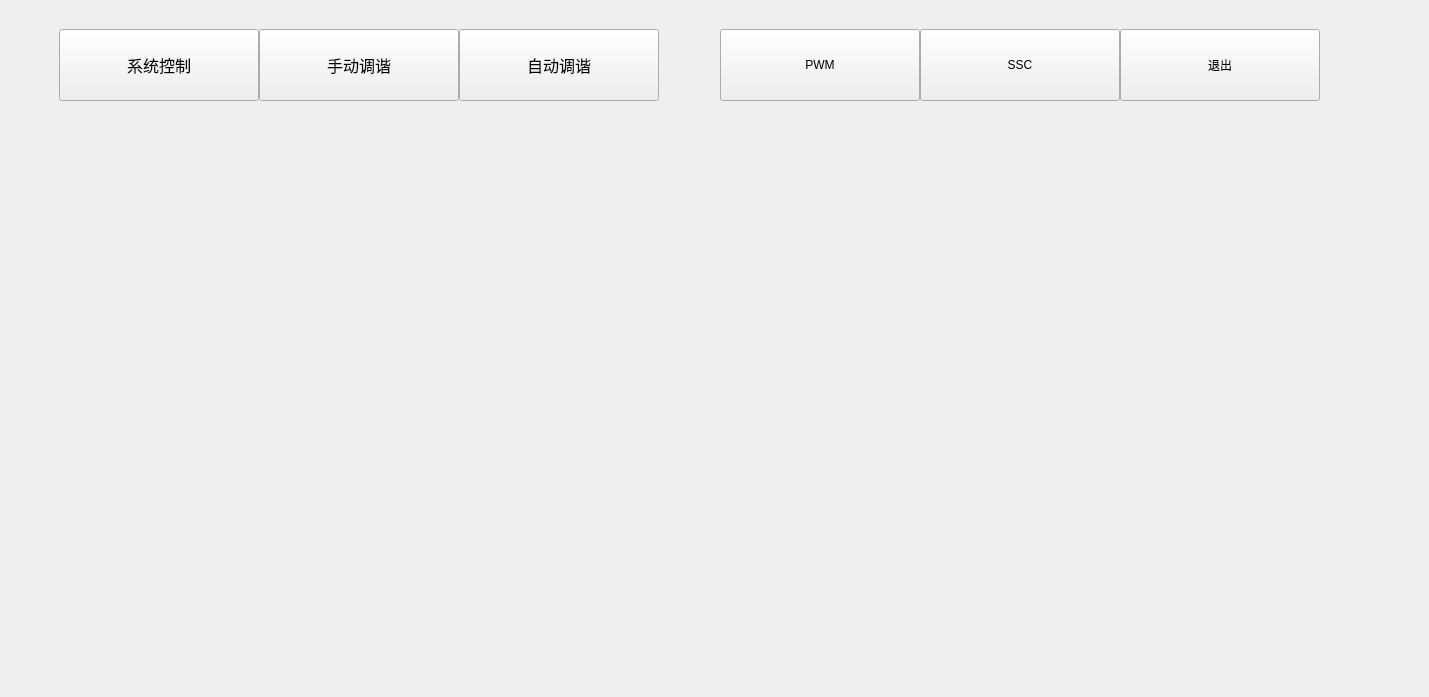
<?xml version="1.0" encoding="UTF-8"?>
<ui version="4.0">
 <class>sSystem</class>
 <widget class="QWidget" name="sSystem">
  <property name="geometry">
   <rect>
    <x>0</x>
    <y>0</y>
    <width>1429</width>
    <height>697</height>
   </rect>
  </property>
  <property name="windowTitle">
   <string>Form</string>
  </property>
  <layout class="QVBoxLayout" name="verticalLayout">
   <property name="spacing">
    <number>10</number>
   </property>
   <property name="leftMargin">
    <number>50</number>
   </property>
   <property name="topMargin">
    <number>20</number>
   </property>
   <property name="rightMargin">
    <number>100</number>
   </property>
   <property name="bottomMargin">
    <number>10</number>
   </property>
   <item>
    <widget class="QWidget" name="btnWidget" native="true">
     <property name="minimumSize">
      <size>
       <width>0</width>
       <height>60</height>
      </size>
     </property>
     <property name="maximumSize">
      <size>
       <width>16777215</width>
       <height>90</height>
      </size>
     </property>
     <layout class="QHBoxLayout" name="horizontalLayout">
      <property name="spacing">
       <number>0</number>
      </property>
      <item>
       <widget class="QPushButton" name="UI_PB_CONTROL">
        <property name="sizePolicy">
         <sizepolicy hsizetype="Minimum" vsizetype="Expanding">
          <horstretch>0</horstretch>
          <verstretch>0</verstretch>
         </sizepolicy>
        </property>
        <property name="minimumSize">
         <size>
          <width>200</width>
          <height>0</height>
         </size>
        </property>
        <property name="maximumSize">
         <size>
          <width>200</width>
          <height>16777215</height>
         </size>
        </property>
        <property name="font">
         <font>
          <pointsize>12</pointsize>
         </font>
        </property>
        <property name="text">
         <string>系统控制</string>
        </property>
       </widget>
      </item>
      <item>
       <widget class="QPushButton" name="UI_PB_MANUAL">
        <property name="sizePolicy">
         <sizepolicy hsizetype="Minimum" vsizetype="Expanding">
          <horstretch>0</horstretch>
          <verstretch>0</verstretch>
         </sizepolicy>
        </property>
        <property name="minimumSize">
         <size>
          <width>200</width>
          <height>0</height>
         </size>
        </property>
        <property name="maximumSize">
         <size>
          <width>200</width>
          <height>16777215</height>
         </size>
        </property>
        <property name="font">
         <font>
          <pointsize>12</pointsize>
         </font>
        </property>
        <property name="text">
         <string>手动调谐</string>
        </property>
       </widget>
      </item>
      <item>
       <widget class="QPushButton" name="UI_PB_AUTO">
        <property name="sizePolicy">
         <sizepolicy hsizetype="Minimum" vsizetype="Expanding">
          <horstretch>0</horstretch>
          <verstretch>0</verstretch>
         </sizepolicy>
        </property>
        <property name="minimumSize">
         <size>
          <width>200</width>
          <height>0</height>
         </size>
        </property>
        <property name="maximumSize">
         <size>
          <width>200</width>
          <height>16777215</height>
         </size>
        </property>
        <property name="font">
         <font>
          <pointsize>12</pointsize>
         </font>
        </property>
        <property name="text">
         <string>自动调谐</string>
        </property>
       </widget>
      </item>
      <item>
       <spacer name="horizontalSpacer">
        <property name="orientation">
         <enum>Qt::Horizontal</enum>
        </property>
        <property name="sizeHint" stdset="0">
         <size>
          <width>40</width>
          <height>20</height>
         </size>
        </property>
       </spacer>
      </item>
      <item>
       <widget class="QPushButton" name="UI_PB_SHOW_PWM">
        <property name="sizePolicy">
         <sizepolicy hsizetype="Minimum" vsizetype="Expanding">
          <horstretch>0</horstretch>
          <verstretch>0</verstretch>
         </sizepolicy>
        </property>
        <property name="minimumSize">
         <size>
          <width>200</width>
          <height>0</height>
         </size>
        </property>
        <property name="maximumSize">
         <size>
          <width>200</width>
          <height>16777215</height>
         </size>
        </property>
        <property name="text">
         <string>PWM</string>
        </property>
       </widget>
      </item>
      <item>
       <widget class="QPushButton" name="UI_PB_SHOW_SSC">
        <property name="sizePolicy">
         <sizepolicy hsizetype="Minimum" vsizetype="Expanding">
          <horstretch>0</horstretch>
          <verstretch>0</verstretch>
         </sizepolicy>
        </property>
        <property name="minimumSize">
         <size>
          <width>200</width>
          <height>0</height>
         </size>
        </property>
        <property name="maximumSize">
         <size>
          <width>200</width>
          <height>16777215</height>
         </size>
        </property>
        <property name="text">
         <string>SSC</string>
        </property>
       </widget>
      </item>
      <item>
       <widget class="QPushButton" name="UI_PB_QUIT">
        <property name="sizePolicy">
         <sizepolicy hsizetype="Minimum" vsizetype="Expanding">
          <horstretch>0</horstretch>
          <verstretch>0</verstretch>
         </sizepolicy>
        </property>
        <property name="minimumSize">
         <size>
          <width>200</width>
          <height>0</height>
         </size>
        </property>
        <property name="maximumSize">
         <size>
          <width>200</width>
          <height>16777215</height>
         </size>
        </property>
        <property name="text">
         <string>退出</string>
        </property>
       </widget>
      </item>
     </layout>
    </widget>
   </item>
   <item>
    <widget class="QStackedWidget" name="stackedWidget">
     <widget class="MyControl" name="control"/>
    </widget>
   </item>
  </layout>
 </widget>
 <customwidgets>
  <customwidget>
   <class>MyControl</class>
   <extends>QWidget</extends>
   <header>sSystem/MyControl.h</header>
   <container>1</container>
  </customwidget>
 </customwidgets>
 <resources/>
 <connections/>
</ui>
